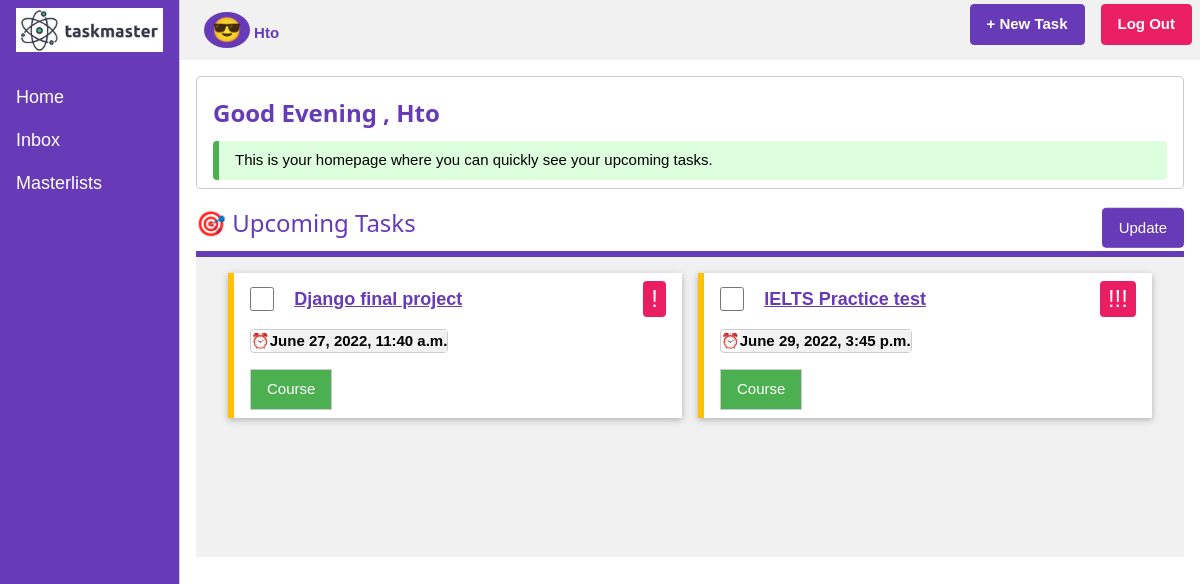
The page /taskmaster/ (signed in) on the database as committed earlier.
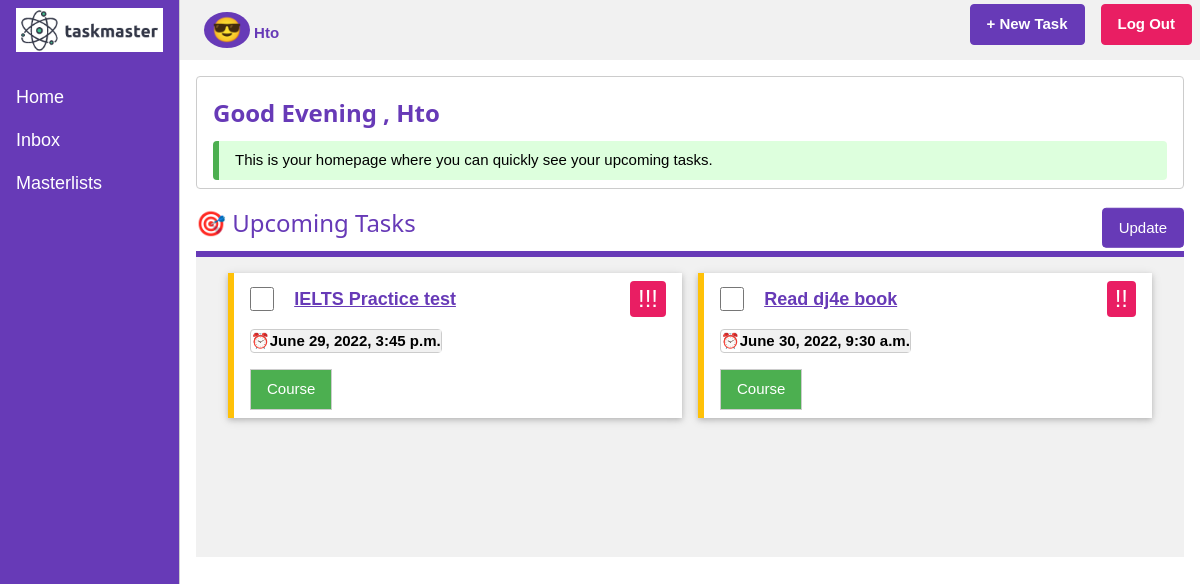
The same page on the database as committed later.
### taskmaster/models.py (models this page shows, shortened)
class Item(models.Model):
    class Priority(models.TextChoices):
        P1 = "!", _('WAITING')
        P2 = "!!", _('TODO')
        P3 = "!!!", _('URGENT')
    todolist = models.ForeignKey(ToDoList, on_delete=models.CASCADE)
    name = models.CharField(max_length=200)
    priority = models.CharField(max_length=3, choices=Priority.choices, default=Priority.P1)
    created_at = models.DateTimeField(auto_now=True)
    description = models.CharField(max_length=200, null=True, blank=True)
    due_date = models.DateTimeField(null=True)
    complete = models.BooleanField(default="False")

class ToDoList(models.Model):
    user = models.ForeignKey(User, on_delete=models.CASCADE, related_name='todolist', null=False)
    name = models.CharField(max_length=200)
    created_at = models.DateTimeField(auto_now=True)
    def __str__(self):
        return self.name

### taskmaster/views.py (the view, shortened to what this page needs)
# urls.py: path('', views.HomeView.as_view(), name="home"),
class HomeView(LoginRequiredMixin, View):
    def get(self, request):
        task_list = []
        try:
            todolist = get_list_or_404(ToDoList, user=request.user)
        except Http404:
            todolist = []
        for master in todolist:
            for task in master.item_set.all():
                if task.complete == False:
                    task_list.append(task)
        task_list = sorted(task_list, key=lambda x: x.due_date)
        current_time = datetime.datetime.now()
        ctx = {'tasks': task_list, 'time': current_time}
        return render(request, 'taskmaster/home.html', ctx)

### taskmaster/templates/taskmaster/home.html (shortened to what this page needs)
{% extends 'taskmaster/base.html' %}
{% block pagename %}
    <span class="w3-badge w3-xlarge w3-deep-purple">
        😎
    </span>
    <span class="w3-text-deep-purple">
        <b>{{user.username|capfirst}}</b>
    </span>
{% endblock %}
{% block info %}
    <div class="w3-panel w3-round w3-border w3-padding w3-text-deep-purple">
        <h3><b>
        {% if time.hour < 12 %}
            Good morning
        {% elif time.hour <= 17 %}
            Good Afternoon
        {% else %}
            Good Evening
        {% endif %}
        , {{user.username|capfirst}}
        </b></h3>
        <div class="w3-leftbar w3-border-green w3-pale-green w3-round w3-padding">
        This is your homepage where you can quickly see your upcoming tasks.
        </div>
    </div>
{% endblock info %}
{% block content %}
    <form action="" method="post">
    <div class="w3-display-container w3-text-deep-purple w3-bottombar w3-border-deep-purple">
        <h3>🎯 Upcoming Tasks</h3>
        <button type="submit" class="w3-btn w3-round w3-deep-purple w3-border w3-border-deep-purple w3-hover-white w3-display-right" name="update" value="true">Update</button>
    </div>
    {% if tasks %}
    <div class="w3-light-grey w3-container" style="height:300px;overflow-y:scroll;">
        <div class="w3-row-padding">
            {% for task in tasks %}
            <div class="w3-col l6">
                <div class="w3-card w3-white w3-section w3-leftbar w3-border-amber w3-padding">
                    {% if task.complete %}
                        <input type="checkbox" name="t{{task.id}}" value="completed" class="w3-check" checked>
                    {% else %}
                        <input type="checkbox" name="t{{task.id}}" value="completed" class="w3-check" >
                    {% endif %}
                    <a href="{% url 'taskmaster:task_detail' task.id %}" class="w3-margin-left w3-text-deep-purple w3-large"><b>{{task.name}}</b></a>
                    <span class="w3-tag w3-round w3-pink w3-right w3-xlarge">{{task.priority}}</span>
                    <div class="w3-cell-row w3-round w3-border w3-section" style="width:auto">
                        <span class="w3-cell">
                            ⏰
                        </span>
                        <span class="w3-cell w3-light-grey">
                            <b>{{task.due_date}}</b>
                        </span>
                    </div>
                     <a href="{% url 'taskmaster:master_detail' task.todolist.id %}" class="w3-btn w3-green w3-border w3-hover-white">{{task.todolist}}</a>
                </div>
            </div>
            {% endfor %}
            </div>
    </div>
    {% else %}
    <div class="w3-panel w3-leftbar w3-border-amber w3-yellow w3-large w3-padding w3-round">
        Everything is done! If you have some tasks on your mind, add by clicking <span class="w3-tag w3-deep-purple w3-round">+NewTask</span> button.
    </div>
    {% endif %}
    </form>
{% endblock %}

Rows that differ between the two databases and show on the page:
no longer on this page (row edited): Item: name "Django final project", priority "!", due_date "June 27, 2022, 11:40 a.m.", todolist "Course"
now on this page (row edited): Item: name "Read dj4e book", priority "!!", due_date "June 30, 2022, 9:30 a.m.", todolist "Course"
